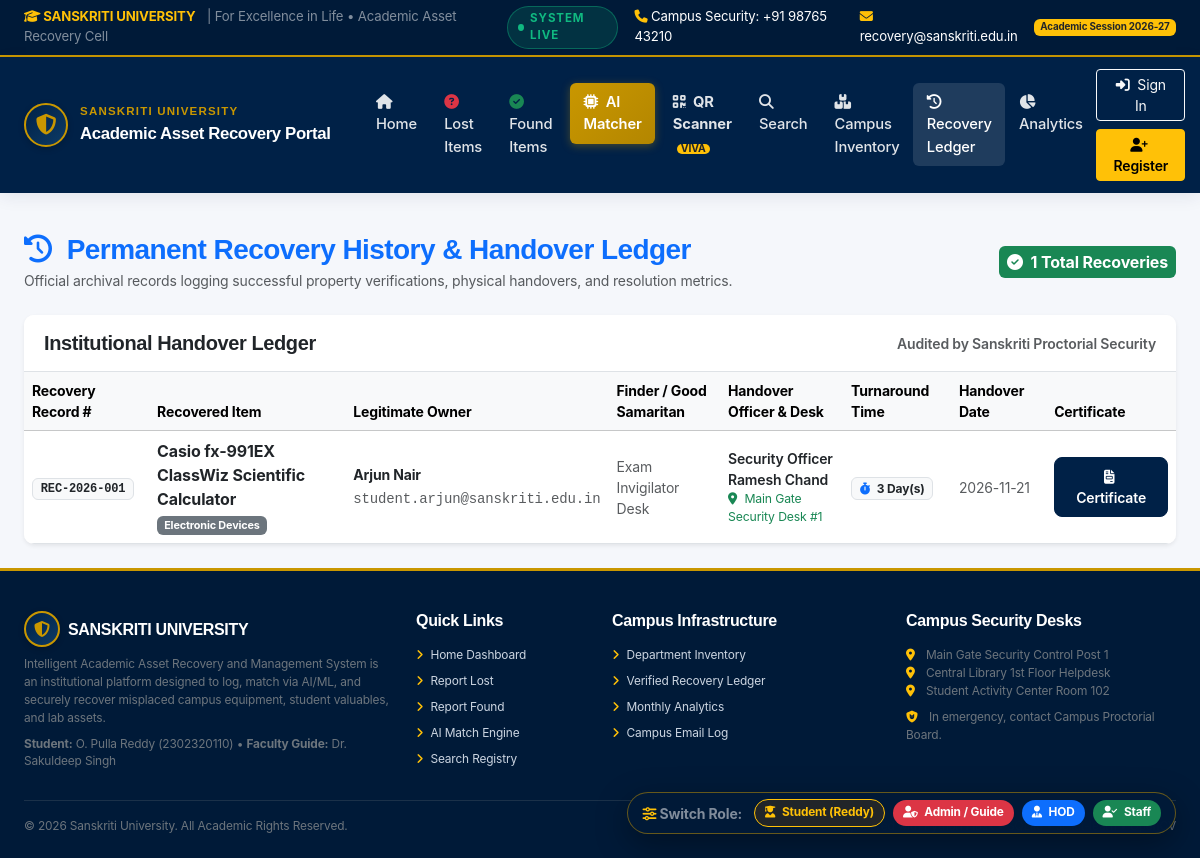
The page /recovery/history on the database as committed earlier.
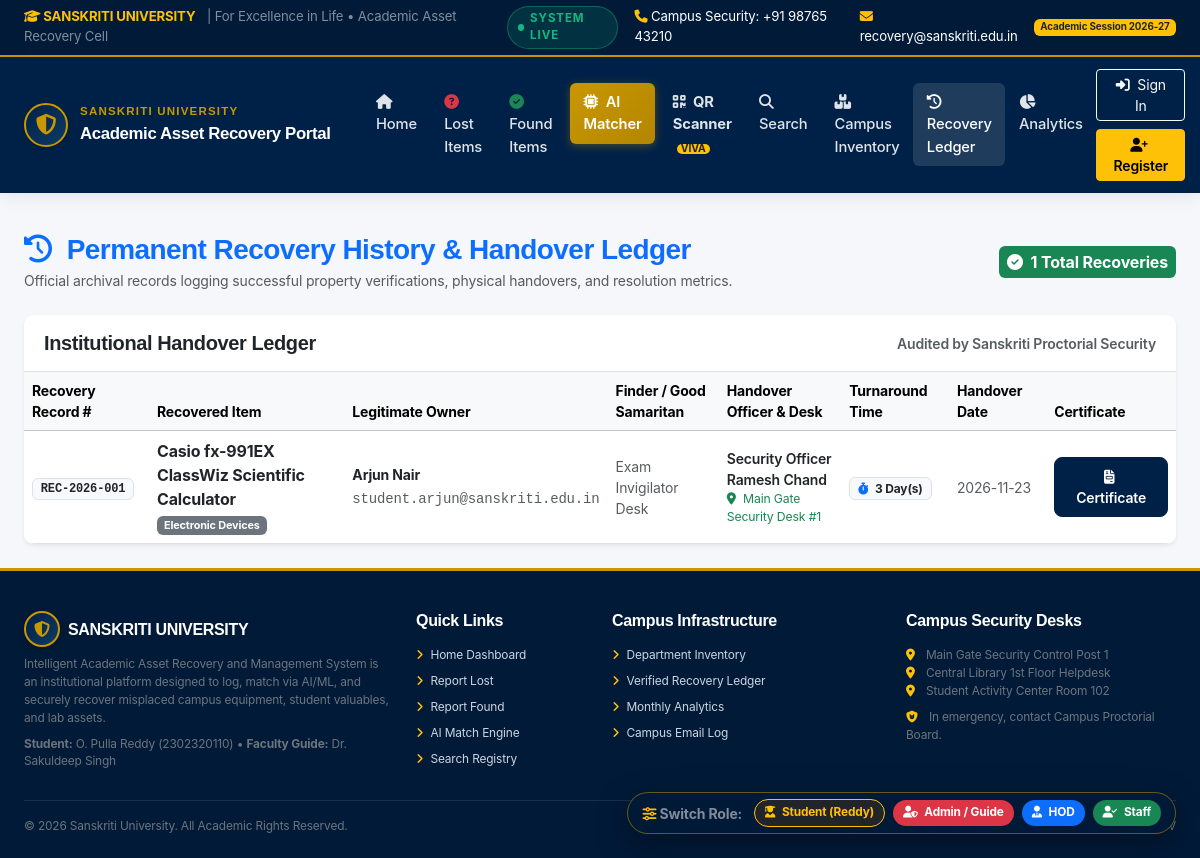
The same page on the database as committed later.
### tables this page shows
CREATE TABLE recovery_history (
        id INTEGER PRIMARY KEY AUTOINCREMENT,
        recovery_number TEXT UNIQUE NOT NULL,
        lost_item_id INTEGER,
        found_item_id INTEGER,
        claim_id INTEGER,
        item_title TEXT NOT NULL,
        category TEXT NOT NULL,
        owner_name TEXT NOT NULL,
        owner_email TEXT NOT NULL,
        finder_name TEXT,
        handover_officer TEXT NOT NULL,
        handover_desk TEXT NOT NULL,
        resolution_days INTEGER DEFAULT 1,
        remarks TEXT,
        completed_at TIMESTAMP DEFAULT CURRENT_TIMESTAMP
    );

### app.py (the view)
@app.route('/recovery/history')
def recovery_history():
    recoveries = database.query_db("SELECT * FROM recovery_history ORDER BY id DESC")
    return render_template('recovery/history.html', recoveries=recoveries)

### app.py (called while the page is built)
@app.template_filter('format_date')
def format_date(value, fmt='%Y-%m-%d'):
    if not value:
        return 'N/A'
    if isinstance(value, datetime):
        return value.strftime(fmt)
    return str(value)[:10]

@app.context_processor
def inject_global_template_data():
    user = get_current_user()
    unread_count = 0
    if user:
        row = database.query_db("SELECT COUNT(*) as c FROM notifications WHERE user_id = ? AND is_read = 0", (user['id'],), one=True)
        unread_count = row['c'] if row else 0
    return {
        'current_user': user,
        'unread_notifs_count': unread_count,
        'now_year': datetime.now().year
    }

### auth_helper.py (called while the page is built)
def get_current_user():
    if 'user_id' not in session:
        return None
    user = database.query_db("SELECT * FROM users WHERE id = ?", (session['user_id'],), one=True)
    return user

### database.py (called while the page is built)
def get_db():
    if 'db' not in g:
        g.db = sqlite3.connect(DB_PATH)
        g.db.row_factory = sqlite3.Row
        g.db.execute("PRAGMA foreign_keys = ON")
    return g.db

### templates/recovery/history.html (shortened to what this page needs)
{% extends 'base.html' %}
{% block content %}
<div class="container-fluid px-4">
    <div class="d-flex flex-column flex-md-row justify-content-between align-items-md-center mb-4 gap-3">
        <div>
            <h3 class="fw-bold mb-1 text-primary">
                <i class="fa-solid fa-clock-rotate-left me-2"></i> Permanent Recovery History &amp; Handover Ledger
            </h3>
            <p class="text-muted small mb-0">Official archival records logging successful property verifications, physical handovers, and resolution metrics.</p>
        </div>
        <span class="badge bg-success p-2 fs-6">
            <i class="fa-solid fa-circle-check me-1"></i> {{ recoveries|length }} Total Recoveries
        </span>
    </div>
    <div class="card shadow-sm border-0">
        <div class="card-header bg-white py-3 border-bottom d-flex justify-content-between align-items-center">
            <h5 class="fw-bold mb-0 text-dark">Institutional Handover Ledger</h5>
            <span class="small text-muted">Audited by Sanskriti Proctorial Security</span>
        </div>
        <div class="card-body p-0">
            <div class="table-responsive">
                <table class="table table-hover align-middle mb-0">
                    <thead class="table-light small">
                        <tr>
                            <th>Recovery Record #</th>
                            <th>Recovered Item</th>
                            <th>Legitimate Owner</th>
                            <th>Finder / Good Samaritan</th>
                            <th>Handover Officer &amp; Desk</th>
                            <th>Turnaround Time</th>
                            <th>Handover Date</th>
                            <th>Certificate</th>
                        </tr>
                    </thead>
                    <tbody>
                        {% for rec in recoveries %}
                        <tr>
                            <td>
                                <span class="badge bg-light text-dark border font-monospace fw-bold">
                                    {{ rec.recovery_number }}
                                </span>
                            </td>
                            <td>
                                <div class="fw-bold text-dark">{{ rec.item_title }}</div>
                                <span class="badge bg-secondary" style="font-size: 0.68rem;">{{ rec.category }}</span>
                            </td>
                            <td>
                                <div class="fw-bold text-dark small">{{ rec.owner_name }}</div>
                                <span class="small text-muted font-monospace">{{ rec.owner_email }}</span>
                            </td>
                            <td class="small text-muted">
                                {{ rec.finder_name or 'Anonymous Student / Staff' }}
                            </td>
                            <td class="small">
                                <div class="fw-semibold text-dark">{{ rec.handover_officer }}</div>
                                <div class="text-success small"><i class="fa-solid fa-location-dot me-1"></i> {{ rec.handover_desk }}</div>
                            </td>
                            <td>
                                <span class="badge bg-light text-dark border">
                                    <i class="fa-solid fa-stopwatch me-1 text-primary"></i> {{ rec.resolution_days }} Day(s)
                                </span>
                            </td>
                            <td class="small text-muted text-nowrap">{{ rec.completed_at | format_date }}</td>
                            <td>
                                <a href="{{ url_for('recovery_certificate', recovery_id=rec.id) }}" class="btn btn-sm btn-su-primary" target="_blank">
                                    <i class="fa-solid fa-file-invoice me-1"></i> Certificate
                                </a>
                            </td>
                        </tr>
                        {% endfor %}
                    </tbody>
                </table>
            </div>
        </div>
    </div>
</div>
{% endblock %}

Rows that differ between the two databases and show on the page:
changed recovery_history "Casio fx-991EX ClassWiz Scientific Calculator": completed_at "2026-11-21" → "2026-11-23"
